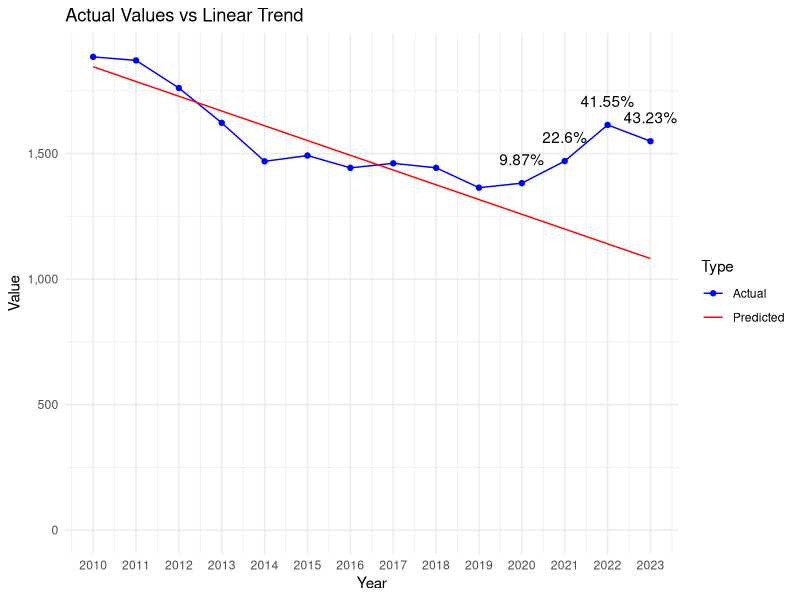

This figure's R source:
# Load necessary libraries
library(dplyr)
library(readr)
library(ggplot2)

# Defines the data as a named vector
data <- c(
  `2010` = 1885, `2011` = 1871, `2012` = 1761, `2013` = 1622, `2014` = 1469,
  `2015` = 1492, `2016` = 1443, `2017` = 1461, `2018` = 1443, `2019` = 1364,
  `2020` = 1382, `2021` = 1470, `2022` = 1614, `2023` = 1549
)

# Extracts data for the decade and recent years
decade <- data[as.character(2010:2019)]
recent_years <- data[as.character(2020:2023)]

# Fits a linear model to the decade data
years <- as.numeric(names(decade))
lm_model <- lm(decade ~ years)

# Predicts values for 2020 to 2023 based on the linear model
predicted_values <- predict(lm_model, newdata = data.frame(years = as.numeric(names(recent_years))))

# Calculates deviations from the linear trend
deviations <- recent_years - predicted_values

# Calculates the mean and standard deviation of the decade
decade_mean <- mean(decade)
decade_stddev <- sd(decade)

# Initializes vectors to store the calculated values
z_scores <- numeric(length(recent_years))
percent_deviations <- numeric(length(recent_years))

# Calculates and store the Z-scores, deviations, and percentage of deviations for recent years
for (i in 1:length(recent_years)) {
  year <- names(recent_years)[i]
  z_scores[i] <- (recent_years[year] - decade_mean) / decade_stddev
  deviation <- deviations[year]
  percent_deviations[i] <- (deviation / predicted_values[i]) * 100
  cat(sprintf("Year: %s, Z-score: %f, Deviation from linear trend: %f, Percentage of deviation: %f%%\n",
              year, z_scores[i], deviation, percent_deviations[i]))
}

# Prepare an extended range for predictions, including 2020 to 2023
extended_years <- as.numeric(c(names(decade), names(recent_years)))

# Predict values for the extended range based on the linear model
extended_predicted_values <- predict(lm_model, newdata = data.frame(years = extended_years))

# Create a data frame for plotting actual values
actual_plot_data <- data.frame(
  Year = as.numeric(names(data)),
  Value = data,
  Type = "Actual"
)

# Create a data frame for plotting predicted values
predicted_plot_data <- data.frame(
  Year = extended_years,
  Value = extended_predicted_values,
  Type = "Predicted"
)

# Combine actual and predicted data
plot_data <- rbind(actual_plot_data, predicted_plot_data)

# Create the line chart
p <- ggplot(plot_data, aes(x = Year, y = Value, color = Type)) +
  geom_line(aes(group = Type)) +
  geom_point(data = actual_plot_data, aes(x = Year, y = Value)) +
  theme_minimal() +
  labs(title = "Actual Values vs Linear Trend", x = "Year", y = "Value") +
  scale_color_manual(values = c("Actual" = "blue", "Predicted" = "red")) +
  scale_y_continuous(labels = scales::comma, limits = c(0, max(plot_data$Value))) +
  scale_x_continuous(breaks = extended_years) # Set breaks to every year

# Add percentage of deviation annotations for 2020 to 2023
for (i in 1:length(recent_years)) {
  year <- as.numeric(names(recent_years)[i])
  deviation_value <- percent_deviations[i]
  p <- p + annotate("text", x = year, y = data[as.character(year)], label = paste0(round(deviation_value, 2), "%"), vjust = -1.5)
}

# Print the plot
print(p)
